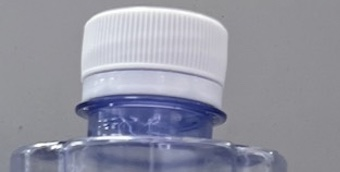
#> input picture data/head-bottle.jpg, 340 x 172 px
$ python '模板匹配.py'
#> lines starting #> are read from the running program, lines starting #| are printed output that depends on the picture; after the words box and inside, x2 and y2 are one past the last pixel; in counts of white or black regions, pixels touching at a corner belong together
import cv2 as cv
import numpy as np
header = cv.imread("../data/head-bottle.jpg")
#> header is the input picture: shape (172, 340, 3); mean B, G, R 161.2, 147.7, 146.5
boundary = cv.imread("../data/boundary2.jpg")
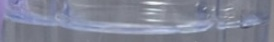
#> input picture data/boundary2.jpg, 274 x 42 px
#> boundary is the input picture: shape (42, 274, 3); mean B, G, R 151.5, 134, 129.9
image = cv.imread("../data/half-bottle.jpg")
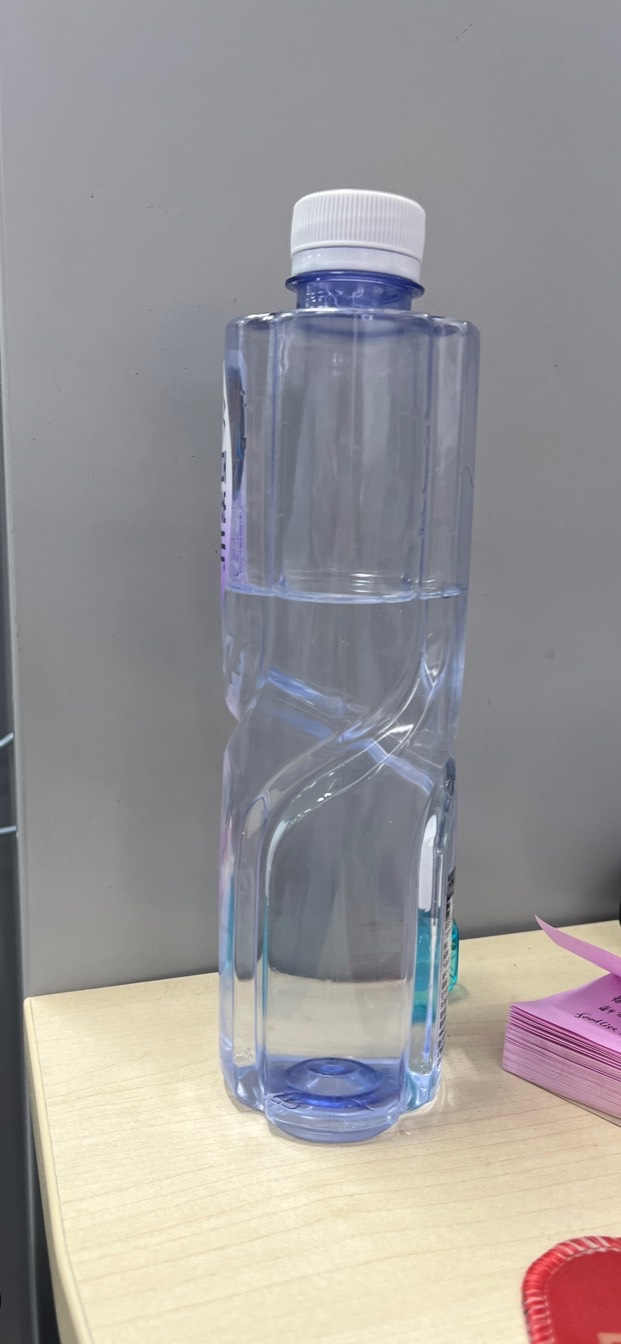
#> input picture data/half-bottle.jpg, 621 x 1344 px
#> image is the input picture: shape (1344, 621, 3); mean B, G, R 152.9, 151.9, 154.8


# 查看水位线匹配值
rv = cv.matchTemplate(image, boundary, cv.TM_SQDIFF_NORMED)
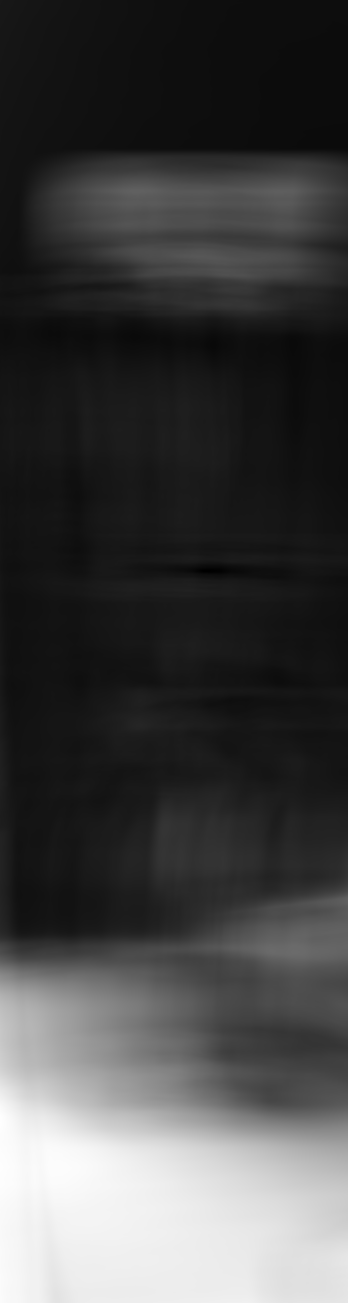
#> rv: shape (1303, 348) float32; min 0.0126, max 0.292, mean 0.0873; drawn with min black and max white
minVal, maxVal, minLoc, maxLoc = cv.minMaxLoc(rv)
#> minVal = 0.0126; maxVal = 0.292; minLoc = (205, 570); maxLoc = (0, 1122)
bh, bw = boundary.shape[0], boundary.shape[1]
#> bh = 42; bw = 274
topLeft = minLoc
#> topLeft = (205, 570)
bottomRight = (topLeft[0] + bw, topLeft[1]+bh)
#> bottomRight = (479, 612)
cv.rectangle(image, topLeft, bottomRight, 255, 2)
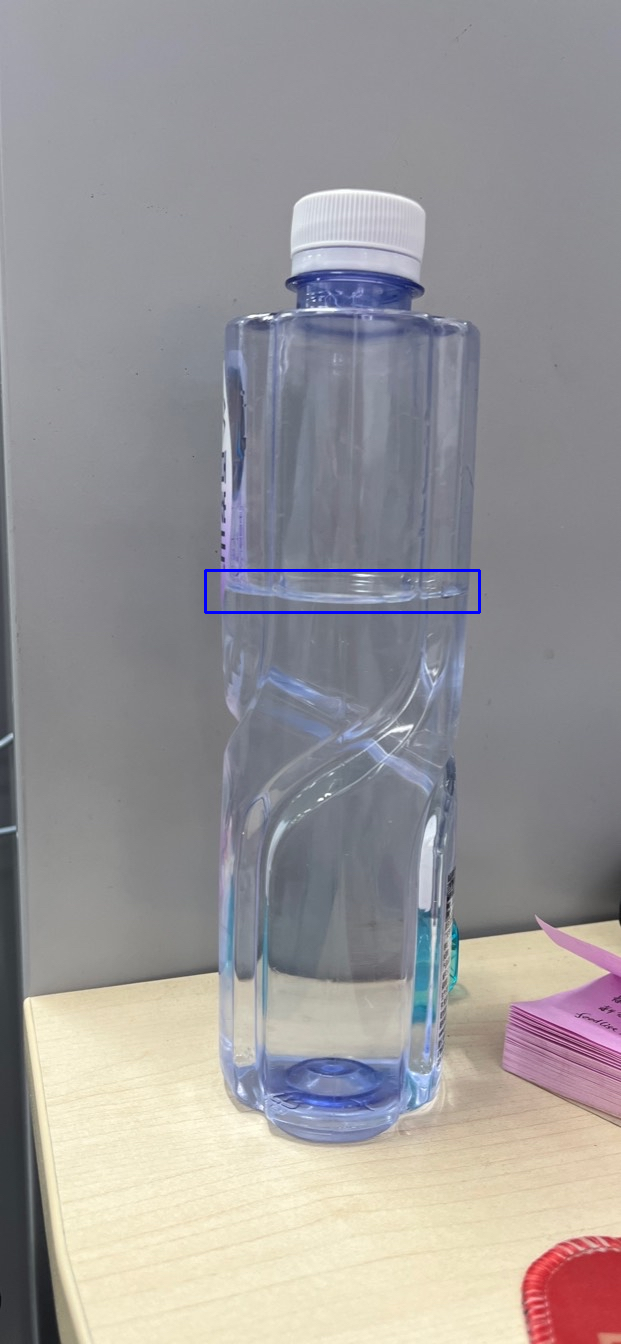
#> image: shape (1344, 621, 3); 0.23% of pixels changed, all inside (x1, y1, x2, y2) = (204, 569, 481, 614)

# 查看瓶盖的匹配值
rv = cv.matchTemplate(image, header, cv.TM_SQDIFF_NORMED)
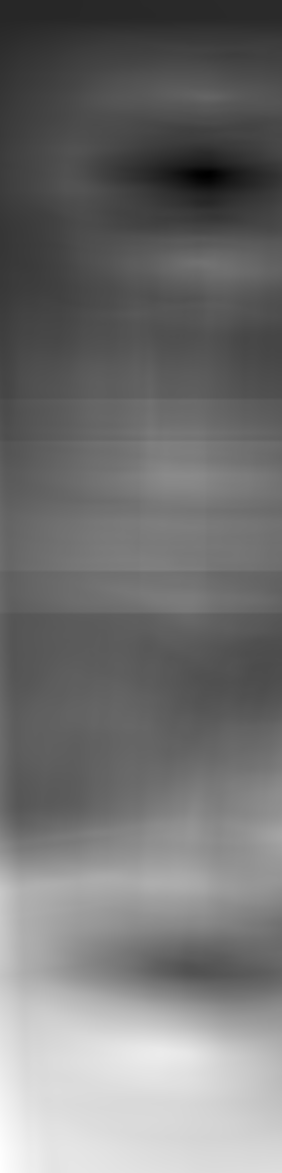
#> rv: shape (1173, 282) float32; min 0.0192, max 0.226, mean 0.112; drawn with min black and max white
_, _, minLoc, _ = cv.minMaxLoc(rv)
#> minLoc = (207, 174)
hh, hw = header.shape[0], header.shape[1]
#> hh = 172; hw = 340
topLeft = minLoc
#> topLeft = (207, 174)
bottomRight = (topLeft[0] + hw, topLeft[1]+hh)
#> bottomRight = (547, 346)
cv.rectangle(image, topLeft, bottomRight, 125, 2)
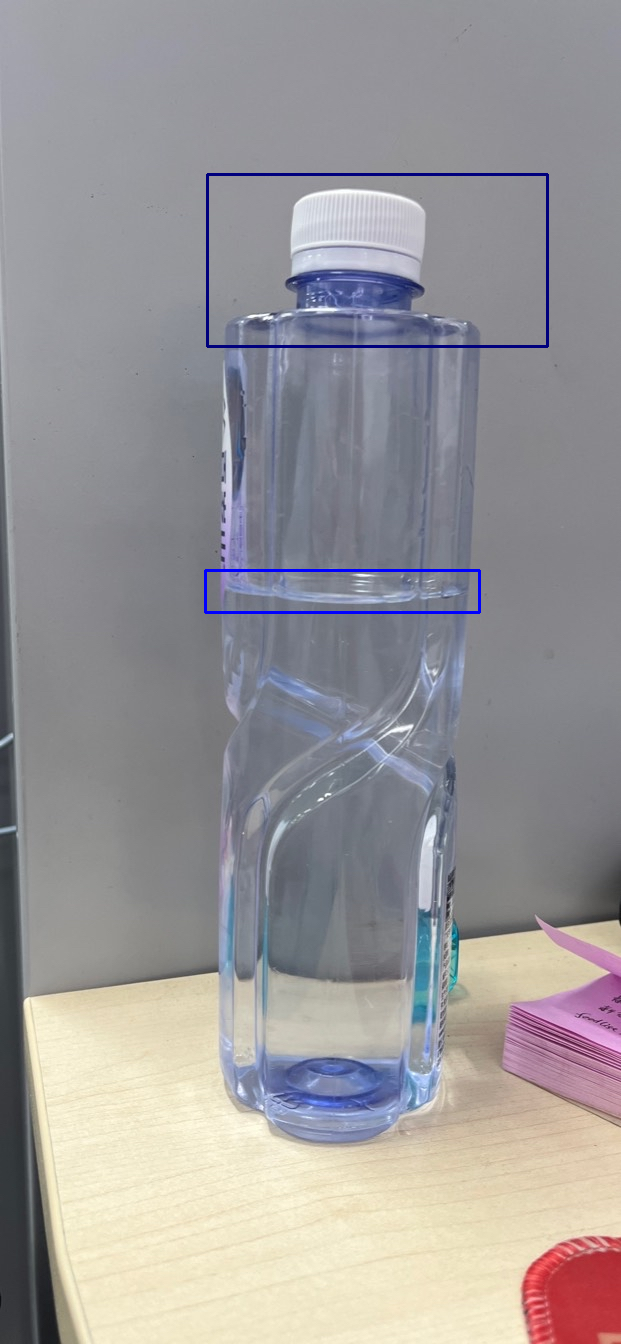
#> image: shape (1344, 621, 3); 0.37% of pixels changed, all inside (x1, y1, x2, y2) = (206, 173, 549, 348)

# 展示匹配结果
cv.imshow("image", image)
cv.waitKey(0)
cv.destroyAllWindows()
